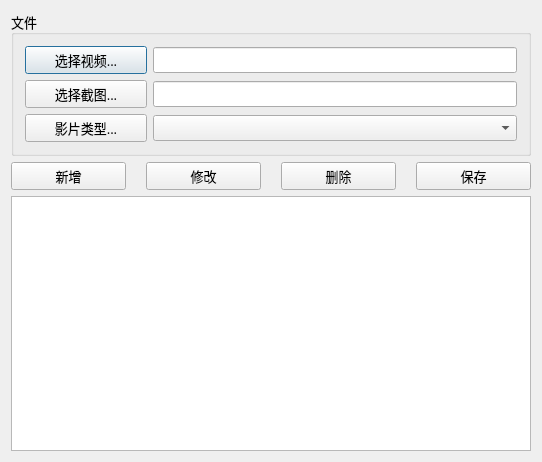
<?xml version="1.0" encoding="UTF-8"?>
<ui version="4.0">
 <class>ConfigTools</class>
 <widget class="QDialog" name="ConfigTools">
  <property name="enabled">
   <bool>true</bool>
  </property>
  <property name="geometry">
   <rect>
    <x>0</x>
    <y>0</y>
    <width>542</width>
    <height>462</height>
   </rect>
  </property>
  <property name="font">
   <font>
    <family>微软雅黑</family>
    <pointsize>10</pointsize>
   </font>
  </property>
  <property name="windowTitle">
   <string>配置</string>
  </property>
  <property name="sizeGripEnabled">
   <bool>false</bool>
  </property>
  <layout class="QVBoxLayout" name="verticalLayout">
   <item>
    <widget class="QGroupBox" name="groupBox">
     <property name="title">
      <string>文件</string>
     </property>
     <layout class="QGridLayout" name="gridLayout" rowstretch="0,0,0" columnstretch="1,3">
      <item row="0" column="0">
       <widget class="QPushButton" name="selectVideo">
        <property name="sizePolicy">
         <sizepolicy hsizetype="Preferred" vsizetype="Fixed">
          <horstretch>0</horstretch>
          <verstretch>0</verstretch>
         </sizepolicy>
        </property>
        <property name="text">
         <string>选择视频...</string>
        </property>
       </widget>
      </item>
      <item row="0" column="1">
       <widget class="QLineEdit" name="videoPath"/>
      </item>
      <item row="1" column="0">
       <widget class="QPushButton" name="selectPicture">
        <property name="text">
         <string>选择截图...</string>
        </property>
       </widget>
      </item>
      <item row="1" column="1">
       <widget class="QLineEdit" name="picturePath"/>
      </item>
      <item row="2" column="1">
       <widget class="QComboBox" name="categories"/>
      </item>
      <item row="2" column="0">
       <widget class="QPushButton" name="managerCategory">
        <property name="text">
         <string>影片类型...</string>
        </property>
       </widget>
      </item>
     </layout>
    </widget>
   </item>
   <item>
    <layout class="QHBoxLayout" name="horizontalLayout" stretch="0,0,0,0">
     <property name="spacing">
      <number>20</number>
     </property>
     <property name="leftMargin">
      <number>0</number>
     </property>
     <property name="rightMargin">
      <number>0</number>
     </property>
     <item>
      <widget class="QPushButton" name="add">
       <property name="sizePolicy">
        <sizepolicy hsizetype="Minimum" vsizetype="Minimum">
         <horstretch>0</horstretch>
         <verstretch>0</verstretch>
        </sizepolicy>
       </property>
       <property name="text">
        <string>新增</string>
       </property>
      </widget>
     </item>
     <item>
      <widget class="QPushButton" name="modify">
       <property name="text">
        <string>修改</string>
       </property>
      </widget>
     </item>
     <item>
      <widget class="QPushButton" name="remove">
       <property name="sizePolicy">
        <sizepolicy hsizetype="Minimum" vsizetype="Minimum">
         <horstretch>0</horstretch>
         <verstretch>0</verstretch>
        </sizepolicy>
       </property>
       <property name="text">
        <string>删除</string>
       </property>
      </widget>
     </item>
     <item>
      <widget class="QPushButton" name="save">
       <property name="sizePolicy">
        <sizepolicy hsizetype="Minimum" vsizetype="Minimum">
         <horstretch>0</horstretch>
         <verstretch>0</verstretch>
        </sizepolicy>
       </property>
       <property name="text">
        <string>保存</string>
       </property>
      </widget>
     </item>
    </layout>
   </item>
   <item>
    <widget class="QTreeView" name="itemList">
     <property name="editTriggers">
      <set>QAbstractItemView::NoEditTriggers</set>
     </property>
    </widget>
   </item>
  </layout>
 </widget>
 <layoutdefault spacing="6" margin="11"/>
 <resources>
  <include location="configtools.qrc"/>
 </resources>
 <connections/>
</ui>
